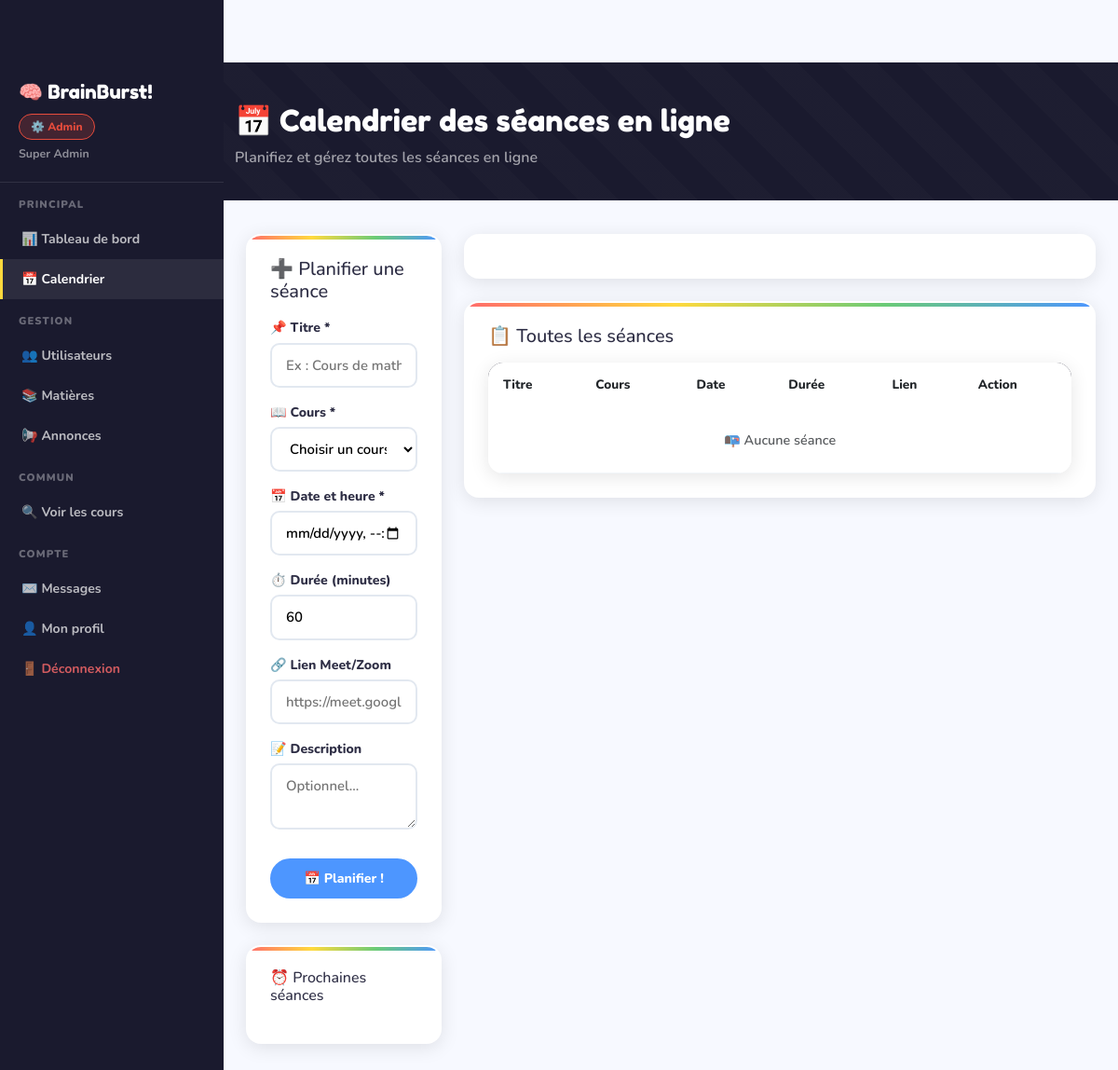
The page /admin/calendrier (signed in) on the database its author committed.
### app.py (models this page shows)
class User(UserMixin, db.Model):
    id            = db.Column(db.Integer, primary_key=True)
    nom           = db.Column(db.String(100), nullable=False)
    prenom        = db.Column(db.String(100), nullable=False)
    email         = db.Column(db.String(150), unique=True, nullable=False)
    password      = db.Column(db.String(200), nullable=False)
    role          = db.Column(db.String(20),  default='eleve')  # admin | enseignant | eleve
    actif         = db.Column(db.Boolean,     default=True)
    bio           = db.Column(db.Text,        default='')
    date_creation = db.Column(db.DateTime,    default=datetime.utcnow)
    groupe_id     = db.Column(db.Integer, db.ForeignKey('groupe.id'), nullable=True)
    cours_crees  = db.relationship('Cours',       backref='enseignant', lazy=True)
    inscriptions = db.relationship('Inscription', backref='eleve',      lazy=True)
    travaux_rendus = db.relationship('TravauxRendu', backref='eleve',   lazy=True)
    msg_envoyes  = db.relationship('Message', foreign_keys='Message.expediteur_id',   backref='expediteur',   lazy=True)
    msg_recus    = db.relationship('Message', foreign_keys='Message.destinataire_id', backref='destinataire', lazy=True)

### app.py (the view)
@app.route('/admin/calendrier')
@login_required
def admin_calendrier():
    if not require_role('admin'): return redirect(url_for('dashboard'))
    seances = Seance.query.order_by(Seance.date_seance).all()
    cours_list = Cours.query.filter_by(publie=True).all()
    return render_template('admin/admin_calendrier.html', seances=seances, cours_list=cours_list)

### app.py (called while the page is built)
@login_manager.user_loader
def load_user(uid): return User.query.get(int(uid))

def require_role(*roles):
    if current_user.role not in roles:
        flash('Accès non autorisé.', 'danger')
        return False
    return True

@app.context_processor
def inject_globals():
    return {'now': datetime.utcnow, 'current_year': datetime.utcnow().year}

### templates/admin/admin_calendrier.html (shortened to what this page needs)
{% extends "base.html" %}
{% block extra_css %}
<link href="https://cdnjs.cloudflare.com/ajax/libs/fullcalendar/6.1.8/index.global.min.css" rel="stylesheet">
{% endblock %}
{% block content %}
<div class="page-header">
  <div class="container">
    <h2>📅 Calendrier des séances en ligne</h2>
    <p style="color:rgba(255,255,255,.6);font-weight:600;margin:4px 0 0">Planifiez et gérez toutes les séances en ligne</p>
  </div>
</div>
<div class="container-fluid px-4 pb-5">
  <div class="row g-4">
    <div class="col-lg-3">
      <div class="card-fun p-4 mb-4">
        <h5 class="fw-800 mb-3">➕ Planifier une séance</h5>
        <form method="POST" action="{{ url_for('admin_seance_creer') }}">
          <div class="mb-3">
            <label class="lbl">📌 Titre *</label>
            <input type="text" name="titre" class="form-control-fun" placeholder="Ex : Cours de maths" required>
          </div>
          <div class="mb-3">
            <label class="lbl">📖 Cours *</label>
            <select name="cours_id" class="form-select-fun" required>
              <option value="">Choisir un cours...</option>
            </select>
          </div>
          <div class="mb-3">
            <label class="lbl">📅 Date et heure *</label>
            <input type="datetime-local" name="date_seance" class="form-control-fun" required>
          </div>
          <div class="mb-3">
            <label class="lbl">⏱️ Durée (minutes)</label>
            <input type="number" name="duree" class="form-control-fun" value="60" min="15" max="480">
          </div>
          <div class="mb-3">
            <label class="lbl">🔗 Lien Meet/Zoom</label>
            <input type="url" name="lien_meet" class="form-control-fun" placeholder="https://meet.google.com/...">
          </div>
          <div class="mb-4">
            <label class="lbl">📝 Description</label>
            <textarea name="description" class="form-control-fun" rows="2" placeholder="Optionnel..."></textarea>
          </div>
          <button type="submit" class="btn btn-fun btn-sky w-100 fw-800">📅 Planifier !</button>
        </form>
      </div>
      <div class="card-fun p-4">
        <h6 class="fw-800 mb-3">⏰ Prochaines séances</h6>
      </div>
    </div>
    <div class="col-lg-9">
      <div id="calendar-wrap">
      </div>
      <div class="card-fun p-4 mt-4">
        <h5 class="fw-800 mb-3">📋 Toutes les séances</h5>
        <div class="table-fun">
          <table class="table mb-0">
            <thead><tr><th>Titre</th><th>Cours</th><th>Date</th><th>Durée</th><th>Lien</th><th>Action</th></tr></thead>
            <tbody>
              {% for s in seances|sort(attribute='date_seance', reverse=True) %}
              <tr>
                <td class="fw-800">{{ s.titre }}</td>
                <td class="text-muted fw-600 small">{{ s.cours.titre[:25] }}</td>
                <td class="fw-600 small">{{ s.date_seance.strftime('%d/%m/%Y %H:%M') }}</td>
                <td class="text-muted small">⏱️ {{ s.duree }}min</td>
                <td>{% if s.lien_meet %}<a href="{{ s.lien_meet }}" target="_blank" class="badge-fun badge-video">🔗 Rejoindre</a>{% else %}<span class="text-muted small">—</span>{% endif %}</td>
                <td>
                  <form method="POST" action="{{ url_for('admin_seance_supprimer', sid=s.id) }}" onsubmit="return confirm('Supprimer ?')">
                    <button type="submit" class="btn btn-fun btn-coral btn-sm">🗑️</button>
                  </form>
                </td>
              </tr>
              {% else %}
              <tr><td colspan="6" class="text-center py-4 text-muted fw-600">📭 Aucune séance</td></tr>
              {% endfor %}
            </tbody>
          </table>
        </div>
      </div>
    </div>
  </div>
</div>
{% endblock %}

### templates/base.html (shortened to what this page needs)
<!DOCTYPE html>
<html lang="fr">
<head>
<link href="https://cdnjs.cloudflare.com/ajax/libs/bootstrap/5.3.0/css/bootstrap.min.css" rel="stylesheet">
<link href="https://cdnjs.cloudflare.com/ajax/libs/font-awesome/6.4.0/css/all.min.css" rel="stylesheet">
{% block extra_css %}{% endblock %}
</head>
<body>
{% if current_user.is_authenticated %}
<div class="side-nav">
  <div style="padding:16px 20px 20px;border-bottom:1px solid rgba(255,255,255,.1)">
    <div style="font-family:'Fredoka One',cursive;color:white;font-size:1.3rem">🧠 BrainBurst!</div>
    <div class="mt-2">
      <span class="role-badge role-{{ current_user.role }}">
        {{ '⚙️ Admin' if current_user.role=='admin' else '👨‍🏫 Enseignant' if current_user.role=='enseignant' else '🎓 Élève' }}
      </span>
    </div>
    <div style="color:rgba(255,255,255,.5);font-size:.78rem;font-weight:700;margin-top:6px">
      {{ current_user.prenom }} {{ current_user.nom }}
    </div>
  </div>
  {% if current_user.role == 'admin' %}
  <div class="nav-section">Principal</div>
  <a href="{{ url_for('admin_dashboard') }}" class="{{ 'active' if request.endpoint=='admin_dashboard' }}">📊 Tableau de bord</a>
  <a href="{{ url_for('admin_calendrier') }}" class="{{ 'active' if request.endpoint=='admin_calendrier' }}">📅 Calendrier</a>
  <div class="nav-section">Gestion</div>
  <a href="{{ url_for('admin_users') }}" class="{{ 'active' if request.endpoint in ['admin_users','admin_user_creer','admin_user_editer'] }}">👥 Utilisateurs</a>
  <a href="{{ url_for('admin_matieres') }}" class="{{ 'active' if request.endpoint in ['admin_matieres','admin_matiere_creer','admin_matiere_editer'] }}">📚 Matières</a>
  <a href="{{ url_for('admin_annonces') }}" class="{{ 'active' if request.endpoint=='admin_annonces' }}">📢 Annonces</a>
  <div class="nav-section">Commun</div>
  <a href="{{ url_for('liste_cours') }}">🔍 Voir les cours</a>
  {% endif %}
  <div class="nav-section">Compte</div>
  <a href="{{ url_for('messages') }}">✉️ Messages</a>
  <a href="{{ url_for('profil') }}">👤 Mon profil</a>
  <a href="{{ url_for('logout') }}" style="color:rgba(255,107,107,.8)!important">🚪 Déconnexion</a>
</div>
<div class="main-content">
{% endif %}
{% block content %}{% endblock %}
</div>
</body>
</html>

### templates/base.html (style rules this page uses)
:root { --sun:#FFD93D; --coral:#FF6B6B; --mint:#6BCB77; --sky:#4D96FF; --violet:#C77DFF; --peach:#FFB347; --dark:#1A1A2E; --ink:#2D2D44; --paper:#FFFDF7; --light:#F7F9FF; --admin:#e74c3c; --teacher:#2ecc71; --student:#3498db; --shadow:0 4px 20px rgba(0,0,0,.1); --radius:16px; --radius-sm:10px; }
* { box-sizing:border-box }
body { font-family:'Nunito',sans-serif;background:var(--light);color:var(--ink);overflow-x:hidden;padding-top:67px }
.role-badge { display:inline-flex;align-items:center;gap:5px;padding:4px 12px;border-radius:20px; font-size:.75rem;font-weight:800 }
.role-admin { background:rgba(231,76,60,.2);color:#e74c3c;border:1px solid #e74c3c }
.page-header { background:var(--dark);padding:44px 0 34px;margin-bottom:36px;position:relative;overflow:hidden }
.page-header::before { content:'';position:absolute;inset:0; background:repeating-linear-gradient(45deg,transparent,transparent 30px,rgba(255,255,255,.015) 30px,rgba(255,255,255,.015) 60px) }
.page-header h2 { font-family:'Fredoka One',cursive;font-size:2rem;color:white;position:relative }
.card-fun { background:white;border:2px solid transparent;border-radius:var(--radius); box-shadow:var(--shadow);transition:all .25s;position:relative;overflow:hidden }
.card-fun::before { content:'';position:absolute;top:0;left:0;right:0;height:4px; background:linear-gradient(90deg,var(--coral),var(--sun),var(--mint),var(--sky)) }
.btn-fun { font-weight:800;border-radius:25px;padding:9px 22px;border:2.5px solid transparent; transition:all .2s;font-size:.88rem }
.btn-sky { background:var(--sky);color:white;border-color:var(--sky) }
.form-control-fun,.form-select-fun { border:2.5px solid #e2e8f0;border-radius:var(--radius-sm); padding:11px 15px;font-family:'Nunito',sans-serif;font-weight:600;font-size:.93rem; transition:border-color .2s,box-shadow .2s;width:100%;background:white }
.lbl { font-weight:800;font-size:.88rem;display:block;margin-bottom:5px }
.side-nav { background:var(--dark); width:240px; position:fixed; top:0;left:0;bottom:0; z-index:999; overflow-y:auto; padding-top:67px; }
.side-nav a { display:flex;align-items:center;gap:10px; padding:11px 20px; color:rgba(255,255,255,.7); font-weight:700;font-size:.88rem; text-decoration:none; transition:all .2s; border-left:3px solid transparent; }
.side-nav a:hover,.side-nav a.active { color:white;background:rgba(255,255,255,.08);border-left-color:var(--sun) }
.side-nav .nav-section { padding:16px 20px 6px; font-size:.7rem;font-weight:900; text-transform:uppercase;letter-spacing:.1em; color:rgba(255,255,255,.35) }
.main-content { margin-left:240px; min-height:100vh; width:calc(100% - 240px); float:left; }
body { overflow-x:hidden }
.table-fun { border-radius:var(--radius);overflow:hidden;box-shadow:var(--shadow) }
.table-fun thead { background:var(--dark);color:white }
.table-fun thead th { font-weight:800;font-size:.85rem;padding:14px 16px;border:none }
.table-fun tbody tr { border-bottom:1px solid #f1f5f9;transition:background .15s }
.table-fun tbody td { padding:12px 16px;vertical-align:middle;font-weight:600;font-size:.9rem }

### templates/admin/admin_calendrier.html (style rules this page uses)
#calendar-wrap { background:white;border-radius:var(--radius);padding:24px;box-shadow:var(--shadow) }

### rows shown on the page
User: role "⚙️ Admin", prenom "Super", nom "Admin"
